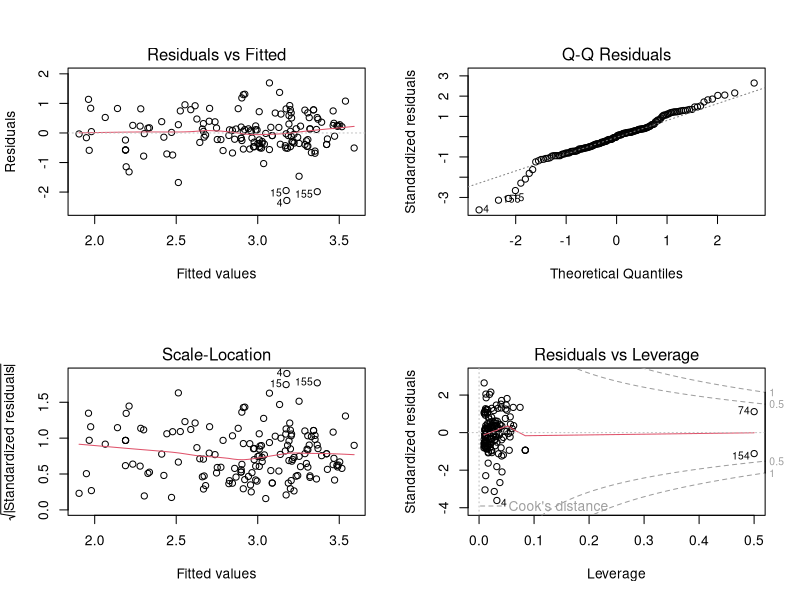
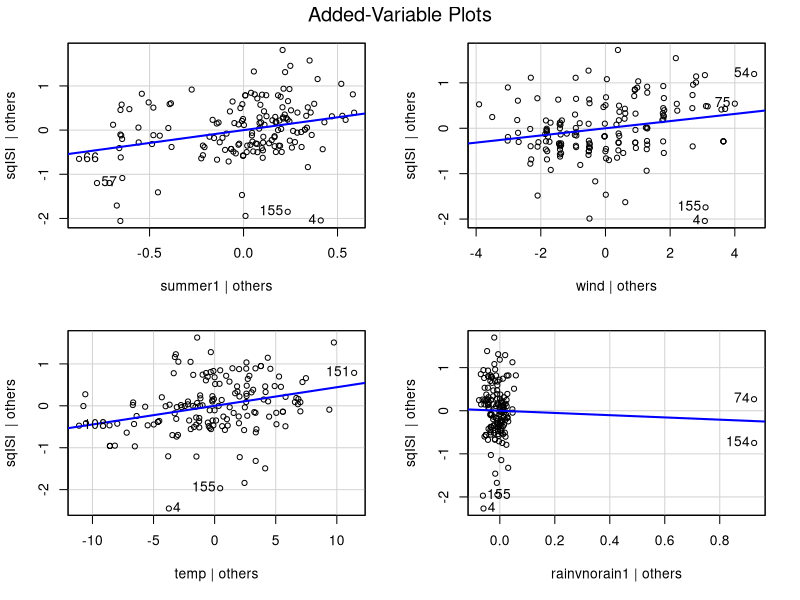
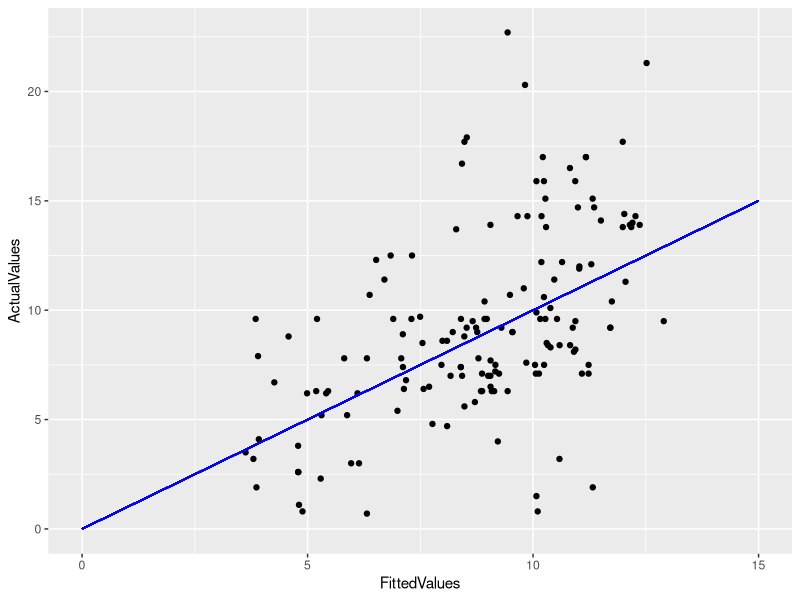

R code for these plots, in order:
# Prediction Code on Test Set
library(ggplot2)

#Read in data
#setwd("~/Desktop/github/LM_Project/data")
test = data.frame(read.csv("test.csv"))

#transform ISI 
test$sqISI = sqrt(test$ISI)

#weights for FFMC 
test$tFFMC = ifelse(test$FFMC<80, 0, 1)

#cast as factors 
test$wkd = as.factor(test$wkd)
test$summer = as.factor(test$summer)
test$rainvnorain = as.factor(test$rainvnorain)
test$grid_group = as.factor(test$grid_group)
test$tFFMC = as.factor(test$tFFMC)

#No FFMC model
m1 = lm(sqISI ~ summer + wind + temp + rainvnorain 
        ,data = test)
#,data = test)
par(mfrow = c(2,2));plot(m1)
car::avPlots(m1)
summary(m1)

par(mfrow = c(1,1))

plotdf <- data.frame(cbind(test$sqISI^2,m1$fitted.values^2) )
names(plotdf) <-    c("ActualValues","FittedValues")

ggplot(plotdf, aes(x=FittedValues,y=ActualValues)) + geom_point() + geom_segment(aes(x=0,y=0,xend=15,yend=15),col="blue")

#MSE for fitted predictor
1/length(test$sqISI)*sum((test$sqISI-m1$fitted.values)^2)
# MSE for ISI
1/length(test$sqISI)*sum((test$sqISI^2-m1$fitted.values^2)^2)


#Bootstrap for P values
# Bootstrap Code
#
#

library(nlme)
library(boot)
# Model to bootstrap on
m <- m1
B <- 100
bootCoefs  <- replicate(B, {
  yb <- unname(fitted(m)) + unname(resid(m))[sample(length(unname(m$fitted.values)), replace = TRUE)]
  boot <- model.matrix(m)
  coef(lm(yb ~ boot - 1))
})
bootCoefs <- t(bootCoefs)
t(apply(bootCoefs, 2, quantile, c(.025,.5, .975)))

#Get P values from bootstrap
apply(bootCoefs < 0 ,2,sum)/B


